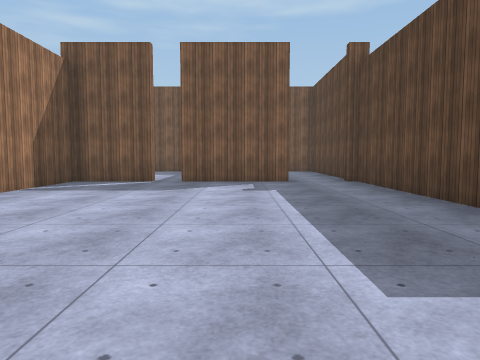
View 1 (above)

16 first-person views from a walk through a 3-D level made in the Unity game engine. The camera is 1.3 m above the floor, tilts 4° down and sees 70° across. The floor is counted in squares, 2 m on a side. Each view is taken from the middle of a square. On the plan, view 1 faces up. The plan holds only what a view shows up to about 10 squares ahead; the rest is blank. The place goes on beyond the plan. The player is left out. Surface patterns are stand-ins for the level's own textures.

View 2
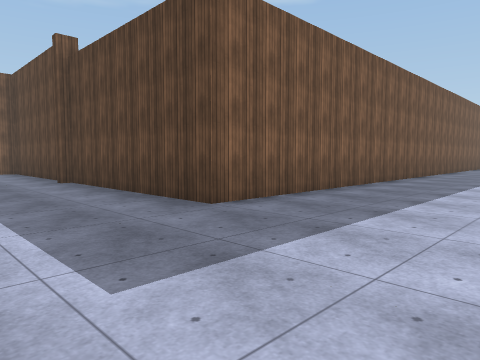

View 3
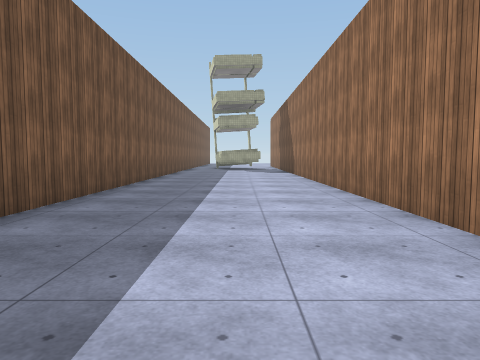

View 4
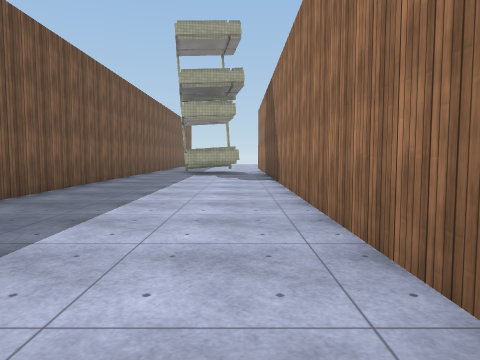

View 5
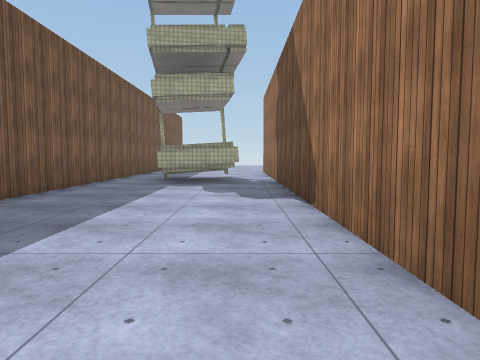

View 6
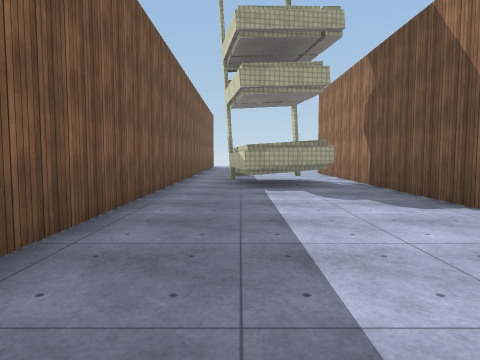

View 7
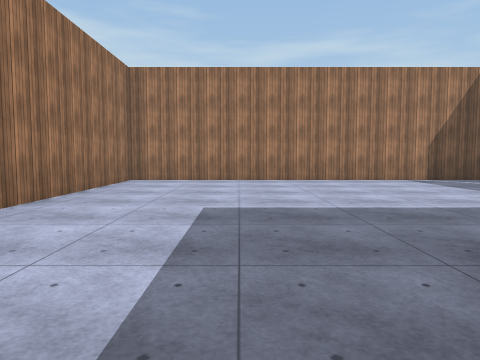

View 8
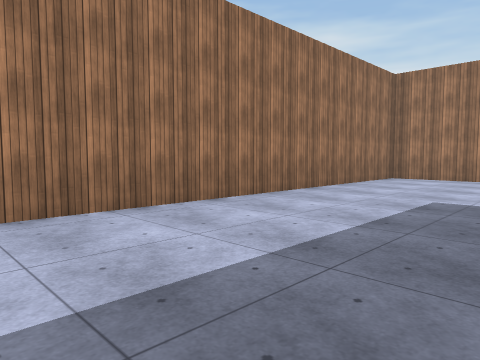

View 9
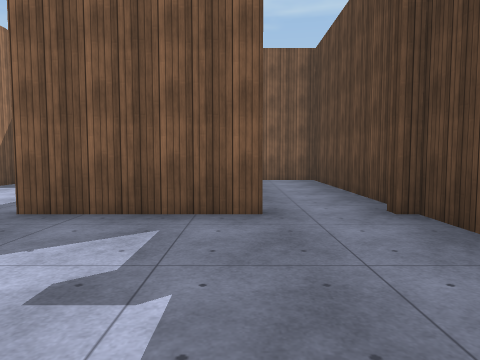

View 10
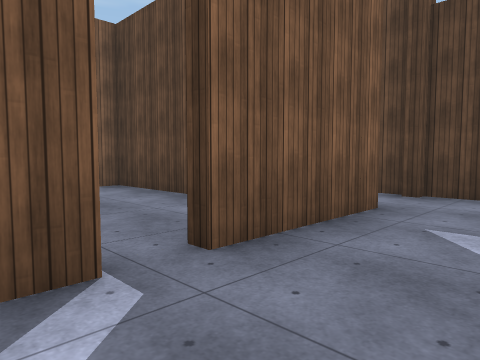

View 11
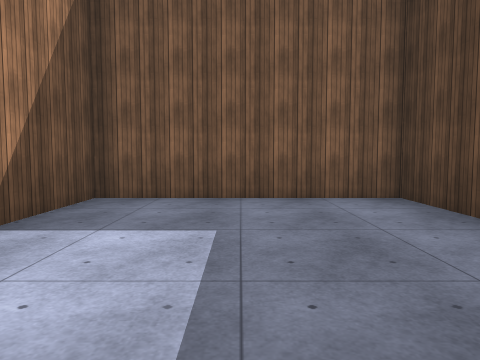

View 12
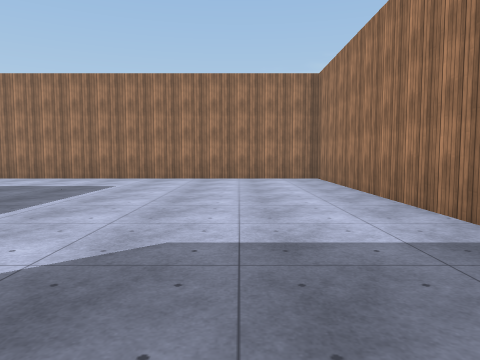

View 13
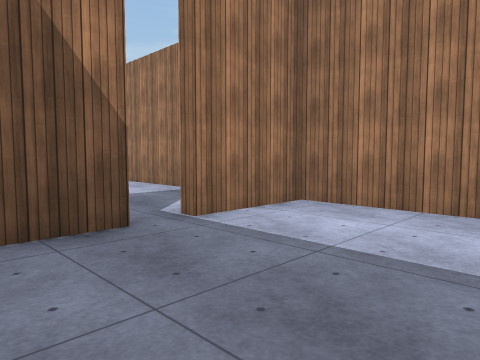

View 14
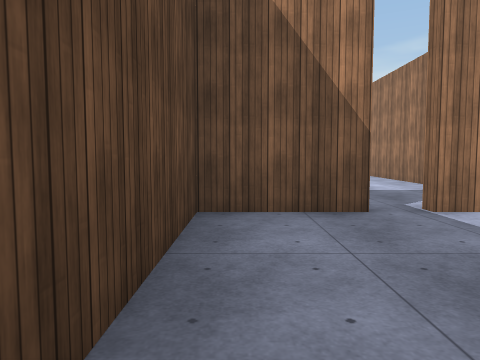

View 15
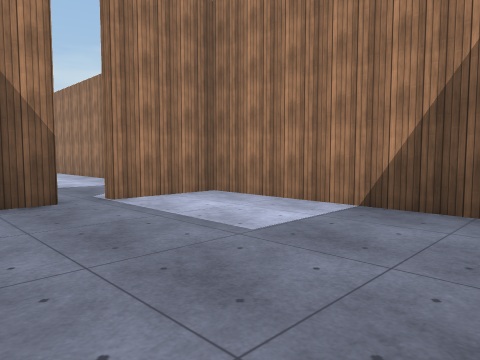

View 16
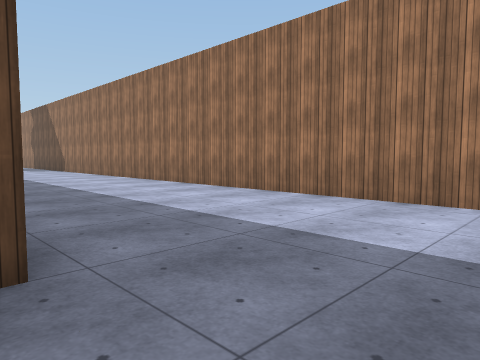

### Floor plan
Points are (right, up) in squares from view 1. A wall is a line through its corners. A room is listed if a view was taken in it or the views show most of it. See-through windows are left out.
Room 1 (views 1, 2, 3, 4, 5, 6, 7, 8, 9, 10, 16)
walls: (3, 9.1) (3, 14.3) (1.6, 14.3); (1.4, 8.8) (-1.5, 8.8); (-2.1, 8.8) (-4.3, 8.8) (-4.3, -1) (20.6, -1); (20.2, 0) (19.9, 1.9) (22.3, 2.3); (23, 3.5) (3, 3.5) (3, 8.9)
ways out: opening at (-2, 9) to room 2; opening at (22, 3)
Room 2 (views 11, 12, 13, 14, 15)
walls: (-1.6, 9.1) (0.5, 9.1) (0.5, 14.3) (-4.3, 14.3) (-4.3, 9.1) (-2.2, 9.1)
ways out: opening at (-2, 9) to room 1

Positions as (right, up) in squares from view 1, and headings:
1: (0, 0), facing up
2: (0, 0), facing up-right
3: (4, 1), facing right
4: (8, 0), facing right
5: (12, 0), facing right
6: (13, 2), facing right
7: (5, 2), facing left
8: (6, 3), facing down-left
9: (1, 5), facing up
10: (-3, 7), facing up-right
11: (-2, 9), facing up
12: (-2, 9), facing down
13: (0, 12), facing down-left
14: (0, 13), facing down
15: (0, 14), facing down-left
16: (1, 4), facing down-right
